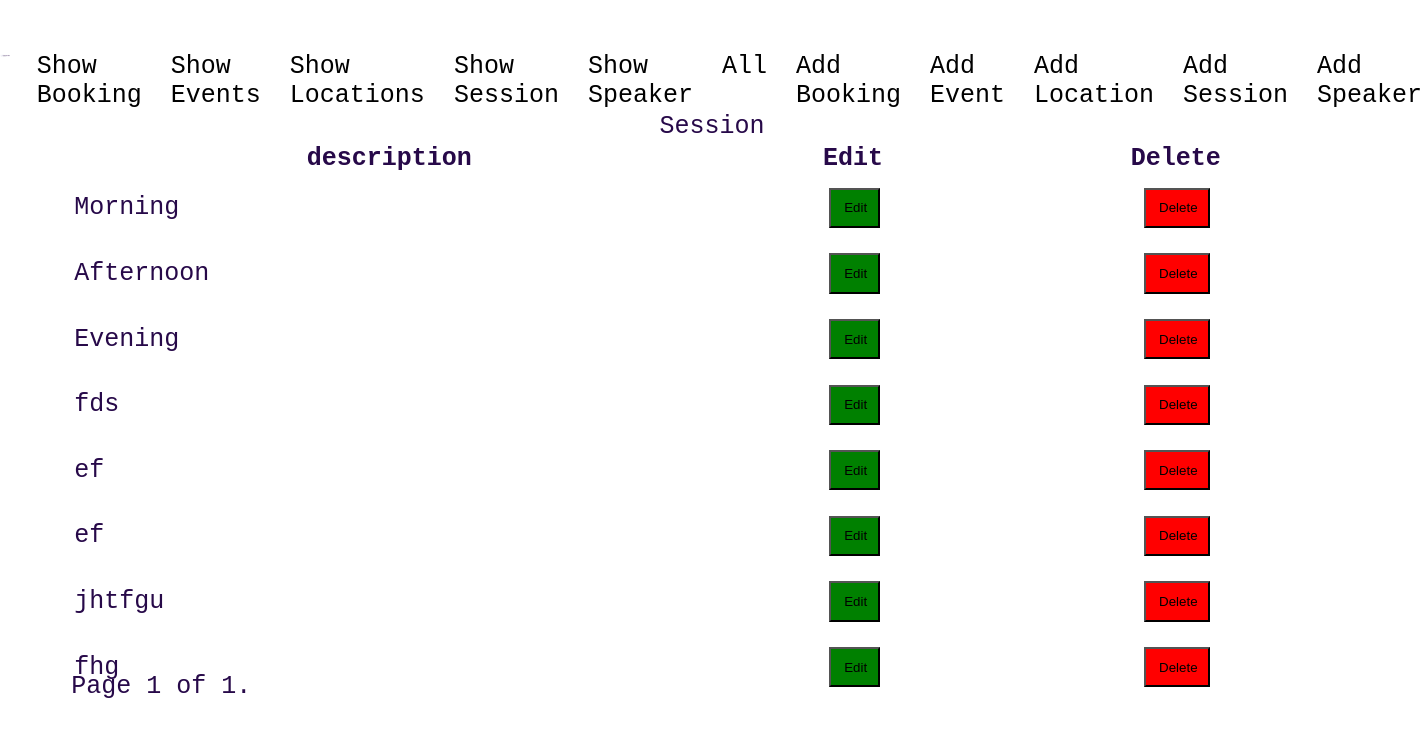
The app's page /showSession/ (signed in), older data.
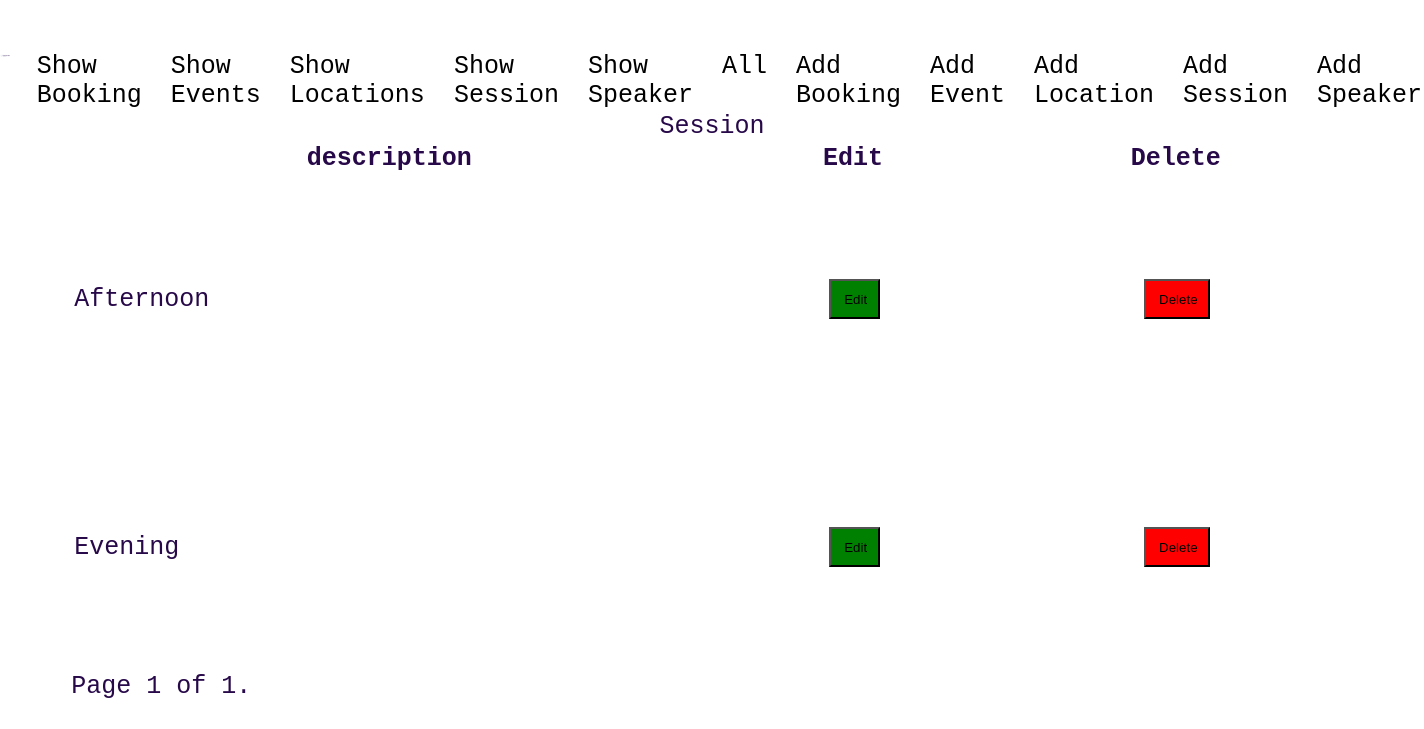
The same page, newer data.
### booking/models.py (models this page shows, shortened)
class Session(models.Model):
    description=models.CharField(max_length=100)

### booking/views.py (the view)
# urls.py: path('showSession/', views.SessionListView.as_view(), name='session'),
@method_decorator(login_required(login_url='/login/'), name='dispatch')
class SessionListView(generic.ListView ):
    Model=Session
    queryset=Session.objects.all()
    paginate_by = 25
    template_name="booking/showSession.html"
    context_object_name = 'session'

### booking/templates/booking/showSession.html (shortened to what this page needs)
{% extends "base.html" %}
{% load static %}
{% block content %}
{% if session %}
<div id="main-table">
    <table class="show-table">
<caption>Session</caption>
    <thead>
        <tr>
            <th>description</th>
            <th>Edit</th>
            <th>Delete</th>
        </tr>
    </thead>
    <tbody>
        {% for session in page_obj %}
        <tr>
            <td>{{session.description}}</td>
            <th><form action="{% url 'updateSession' session.id %}" method="get">{% csrf_token %}<input class="edit" type="submit" value="Edit"></form></th>
            <th><form action="{% url 'deleteSession' session.id %}" method="post">{% csrf_token %}<input class="delete" type="submit" value="Delete"></form></th>
            {% endfor %}
        </tr>
    </tbody>
</table>
<div class="pagination">
    <span class="step-links">
        <span class="current">
            Page {{ page_obj.number }} of {{ page_obj.paginator.num_pages }}.
        </span>
    </span>
</div>
</div>
{% endif %}
{% endblock %}

Row changes from the older to the newer data that the page shows:
removed Session: description "Morning"
removed Session: description "fds"
removed Session: description "ef"
removed Session: description "ef"
removed Session: description "jhtfgu"
removed Session: description "fhg"
